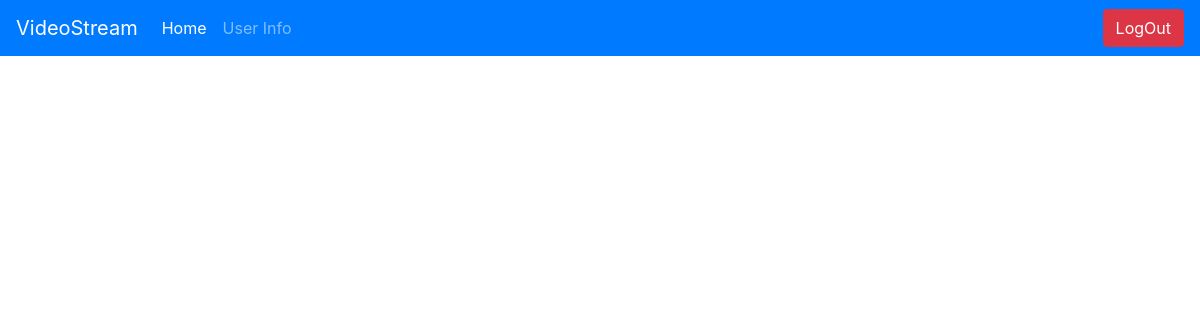
Page /user_subscription_plans/ (signed in) on the earlier database version.
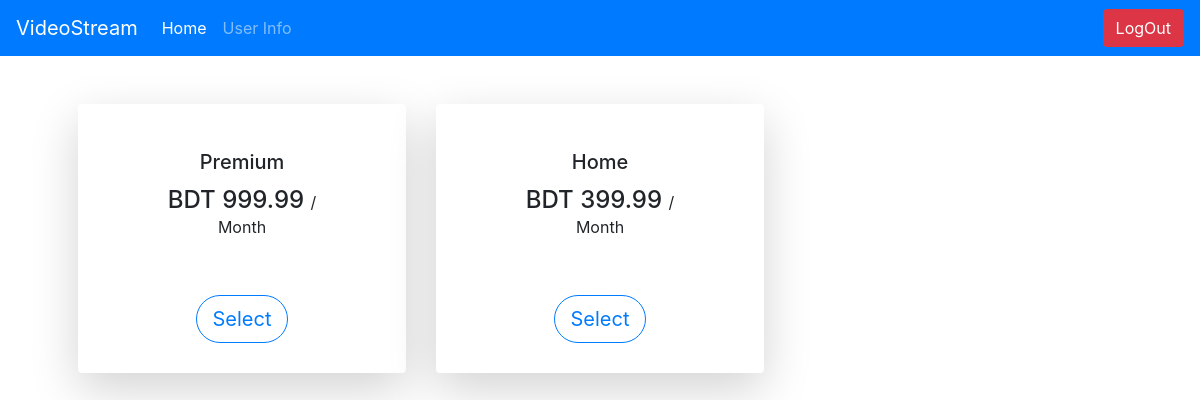
Same page on the later database version.
### video_stream_app/models.py (models this page shows, shortened)
class Subscription(models.Model):
    id = models.AutoField(primary_key=True)
    subscription_type = models.ForeignKey(SubscriptionType,
                                          on_delete=models.SET_NULL, blank=True, null=True)
    subscription_price = models.DecimalField(
        max_digits=10, decimal_places=2, default=0)
    subscription_validity = models.IntegerField(
        default=0, verbose_name='subscription_validity (Months)')
    created_at = models.DateTimeField(auto_now_add=True)
    updated_at = models.DateField(auto_now=True)

class SubscriptionType(models.Model):
    id = models.AutoField(primary_key=True)
    type_name = models.CharField(
        max_length=50, blank=False, null=False, unique=True)

### video_stream_app/views.py (the view)
# urls.py: path('user_subscription_plans/', views.user_subscription_plans,
@login_required(login_url='/login/')
def user_subscription_plans(request, *args, **kwargs):
    return render(request, 'video_stream_app/user_subscription.html',
                  {
                      'subscriptions': models.Subscription.objects.all(),
                      'title': 'Subscribe',
                      'is_logged_in': request.user.is_authenticated,
                      'home': 'active',
                      'admin': False
                  })

### video_stream_app/templates/video_stream_app/user_subscription.html (shortened to what this page needs)
{% extends 'base.html' %}
{% load static %}
{% block content %}
    <div class="container-fluid">
        <div class="container p-5">
            <div class="row">
                {% for subscription in subscriptions %}
                    <div class="col-lg-4 col-md-12 mb-4">
                        <div class="card h-100 shadow-lg">
                            <div class="card-body">
                                <div class="text-center p-3">
                                    <h5 class="card-title"> {{ subscription.subscription_type.type_name }} </h5>
                                    <span class="h4"> BDT {{ subscription.subscription_price }} </span>/
                                    {% if subscription.subscription_validity > 1 %}
                                        {{ subscription.subscription_validity }} Months
                                    {% else %}
                                        Month
                                    {% endif %}
                                </div>
                            </div>
                            <div class="card-body text-center">
                                <a href="/payments/{{ subscription.pk }}" class="btn btn-outline-primary btn-lg" style="border-radius:30px">Select</a>
                            </div>
                        </div>
                    </div>
                {% endfor %}
            </div>
        </div>
    </div>
{% endblock %}

Differences in the rows shown:
added Subscription: subscription_type.type_name "Premium", subscription_price "999.99", subscription_validity "Month"
added Subscription: subscription_type.type_name "Home", subscription_price "399.99", subscription_validity "Month"
